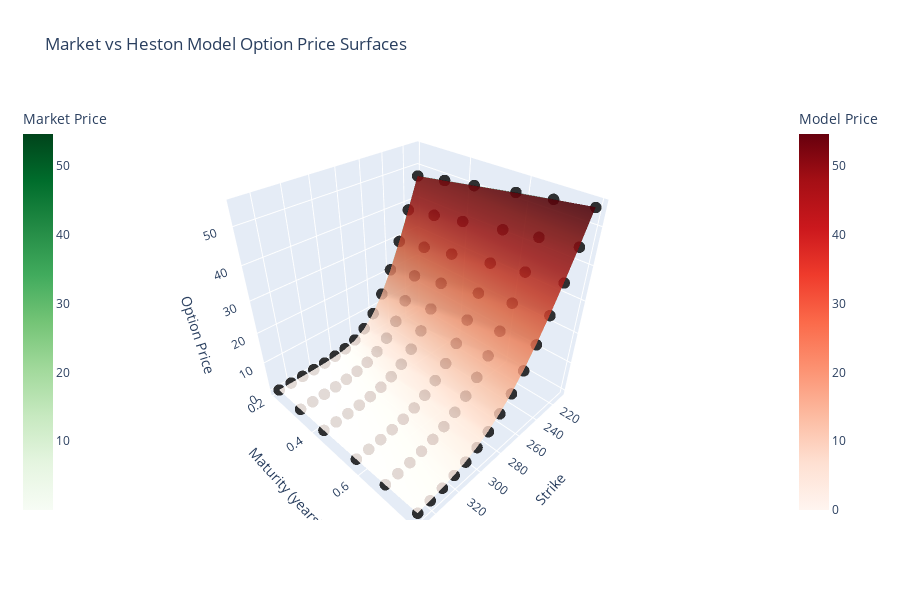

The code cell stored with this chart in its notebook:
### Code cell
import plotly.graph_objects as go

def plot_market_vs_model_surface(data, result, heston_call_price):

    spot = data["spot"]
    strikes = data["strikes"]
    maturities = data["maturities"]
    market_prices = data["option_prices"]
    rates = data["rates"]

    v0, kappa, theta, sigma, rho = result.x

    Strikes, Maturities = np.meshgrid(strikes, maturities)

    Market_surface = np.array(market_prices)

    Model_surface = np.array([
        [heston_call_price(spot, K, r, tau, kappa, theta, sigma, rho, v0)
         for K in strikes]
        for tau, r in zip(maturities, rates)])

    fig = go.Figure()

    fig.add_trace(go.Surface(
        x=Strikes, y=Maturities, z=Market_surface,
        colorscale="Greens", opacity=0.5,
        name="Market Price",
        showscale=True,
        colorbar=dict(title="Market Price", x=-0.1)
    ))
     
    fig.add_trace(go.Scatter3d(
        x=Strikes.flatten(),
        y=Maturities.flatten(),
        z=Market_surface.flatten(),
        mode='markers',
        marker=dict(color='black', size=4, opacity=0.8),
        name='Market Price Points'
    ))

    fig.add_trace(go.Surface(
        x=Strikes, y=Maturities, z=Model_surface,
        colorscale="Reds", opacity=0.8,
        name="Model Price",
        showscale=True,
        colorbar=dict(title="Model Price", x=1.05)
    ))

    fig.update_layout(
        title="Market vs Heston Model Option Price Surfaces",
        scene=dict(
            xaxis_title="Strike",
            yaxis_title="Maturity (years)",
            zaxis_title="Option Price"
        ),
        width=900,
        height=600,
    )

    fig.show()

plot_market_vs_model_surface(data, result, heston_call_price)
